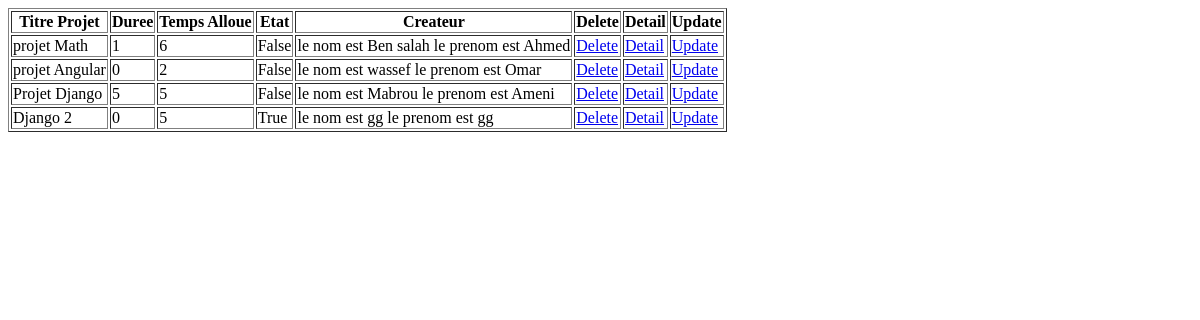
/App/Liste/, run on an earlier commit of the app's database.
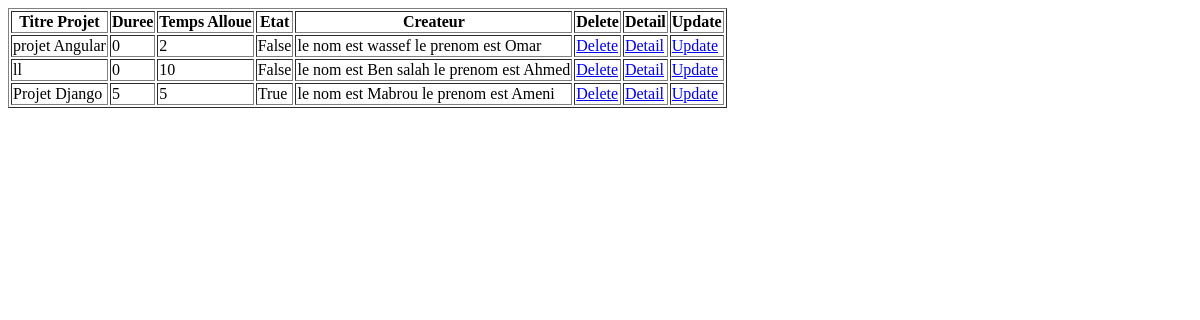
And on a later commit of the database.
### App/models.py (models this page shows)
class Projet(models.Model):
    nom_projet=models.CharField('Titre Projet',max_length=30)
    duree_projet=models.IntegerField(default=0)
    temps_alloue_par_projet=models.IntegerField(
        'Temps Alloue',
        validators=[MinValueValidator(1),
                    MaxValueValidator(10)])
    besoin=models.CharField(max_length=30)
    description=models.TextField(max_length=100)
    est_valide=models.BooleanField(default=False)
    createur=models.OneToOneField(
        Etudiant,
        on_delete=models.CASCADE,
        related_name='project_owner'
    )
    superviseur=models.ForeignKey(
        Coach,
        on_delete=models.SET_NULL,
        null=True,
        related_name='coach_name'
    )
    members=models.ManyToManyField(
        Etudiant,
        through='MemberShipInProject'
    )
    class Meta:
        verbose_name_plural=('Project')

class User(models.Model):
    nom=models.CharField('Nom',max_length=30)
    prenom=models.CharField(max_length=30)
    email=models.EmailField(validators=[is_esprit_mail])
    def __str__(self):
        return 'le nom est '+self.nom+' le prenom est '+self.prenom

### App/views.py (the view)
# urls.py: path('Liste/',Affiche.as_view(),name="Aff"),
class Affiche(ListView):
    model=Projet
    context_object_name="p"
    ordering=['-nom_projet']

### Templates/App/projet_list.html
<table border="1">
    <tr>
        <th>Titre Projet</th>
        <th>Duree</th><th>Temps Alloue</th><th>Etat</th>
        <th>Createur</th>
        <th>Delete</th>
        <th>Detail</th>
        <th>Update</th>
    </tr>
    {% for pp in p  %}
        <tr>
            <td>{{pp.nom_projet}}</td>
            <td>{{pp.duree_projet}}</td>
            <td>{{pp.temps_alloue_par_projet}}</td>
            <td>{{pp.est_valide}}</td>
            <td>{{pp.createur}}</td>
            <td><a href="{% url 'DD' pp.id %}">Delete</a></td>
            <td><a href="{% url 'Detail' pp.id %}">Detail</a></td>
            <td><a href="{% url 'Update' pp.id %}">Update</a></td>
        </tr>
    {%endfor%}
</table>

What changed in the data, as far as the page shows it:
removed Projet: nom_projet "projet Math", duree_projet "1", temps_alloue_par_projet "6", est_valide "False", createur "le nom est Ben salah le prenom est Ahmed"
removed Projet: nom_projet "Django 2", duree_projet "0", temps_alloue_par_projet "5", est_valide "True", createur "le nom est gg le prenom est gg"
added Projet: nom_projet "ll", duree_projet "0", temps_alloue_par_projet "10", est_valide "False", createur "le nom est Ben salah le prenom est Ahmed"
changed Projet "Projet Django": est_valide "False" → "True"
